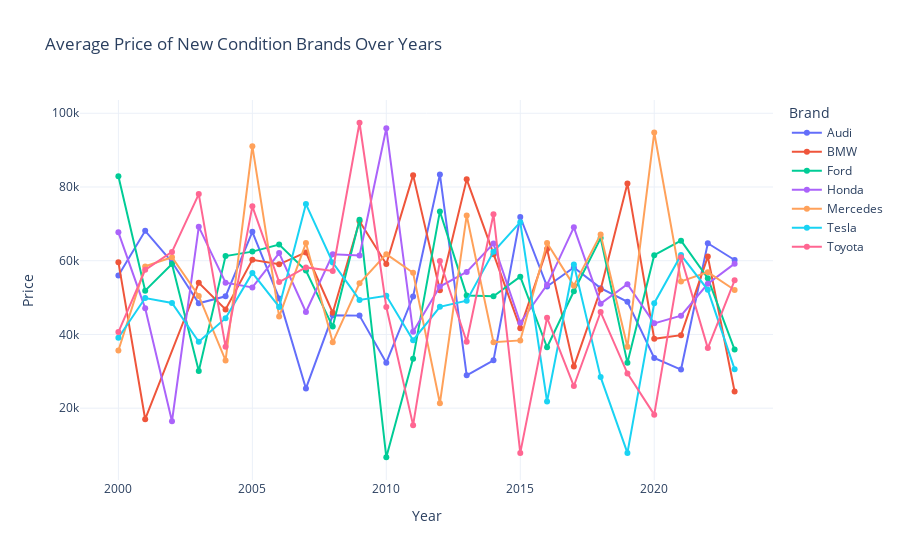

This figure's notebook cell:
### Code cell
import pandas as pd
import plotly.express as px

# Filter and sort the data
new_condition = df[df["Condition"] == "New"].sort_values(by="Year", ascending=True)
new_condition_gr = new_condition.groupby(["Year","Brand"])["Price"].mean().reset_index().sort_values(by="Year", ascending=True)
new_condition_gr
# Create interactive line plot
fig = px.line(
    new_condition_gr,
    x="Year",
    y="Price",
    color="Brand",
    markers=True,
    title="Average Price of New Condition Brands Over Years",
    template="plotly_white"
)
fig.show()

### Figure 1 — Plotly figure (JSON) as saved in the notebook; plotly's stock layout.template omitted (floating-point values rounded to 4 significant figures)
{"data": [{"hovertemplate": "Brand=Audi<br>Year=%{x}<br>Price=%{y}<extra></extra>", "legendgroup": "Audi", "line": {"color": "#636efa", "dash": "solid"}, "marker": {"symbol": "circle"}, "mode": "lines+markers", "name": "Audi", "orientation": "v", "showlegend": true, "type": "scatter", "x": [2000, 2001, 2002, 2003, 2004, 2005, 2006, 2007, 2008, 2009, 2010, 2011, 2012, 2013, 2014, 2015, 2016, 2017, 2018, 2019, 2020, 2021, 2022, 2023], "xaxis": "x", "y": [55970.0, 68110.0, 59630.0, 48460.0, 50350.0, 67840.0, 49770.0, 25360.0, 45190.0, 45110.0, 32350.0, 50290.0, 83400.0, 28910.0, 32980.0, 71860.0, 53020.0, 58180.0, 52560.0, 48850.0, 33630.0, 30470.0, 64730.0, 60190.0], "yaxis": "y"}, {"hovertemplate": "Brand=BMW<br>Year=%{x}<br>Price=%{y}<extra></extra>", "legendgroup": "BMW", "line": {"color": "#EF553B", "dash": "solid"}, "marker": {"symbol": "circle"}, "mode": "lines+markers", "name": "BMW", "orientation": "v", "showlegend": true, "type": "scatter", "x": [2000, 2001, 2003, 2004, 2005, 2006, 2007, 2008, 2009, 2010, 2011, 2012, 2013, 2014, 2015, 2016, 2017, 2018, 2019, 2020, 2021, 2022, 2023], "xaxis": "x", "y": [59600.0, 17010.0, 54040.0, 46780.0, 60270.0, 59030.0, 62260.0, 45890.0, 70720.0, 59090.0, 83220.0, 51970.0, 82070.0, 61780.0, 41720.0, 63170.0, 31290.0, 52170.0, 80960.0, 38830.0, 39820.0, 61130.0, 24540.0], "yaxis": "y"}, {"hovertemplate": "Brand=Ford<br>Year=%{x}<br>Price=%{y}<extra></extra>", "legendgroup": "Ford", "line": {"color": "#00cc96", "dash": "solid"}, "marker": {"symbol": "circle"}, "mode": "lines+markers", "name": "Ford", "orientation": "v", "showlegend": true, "type": "scatter", "x": [2000, 2001, 2002, 2003, 2004, 2005, 2006, 2007, 2008, 2009, 2010, 2011, 2012, 2013, 2014, 2015, 2016, 2017, 2018, 2019, 2020, 2021, 2022, 2023], "xaxis": "x", "y": [82890.0, 51880.0, 59100.0, 30090.0, 61270.0, 62470.0, 64380.0, 57310.0, 42140.0, 71140.0, 6691.0, 33440.0, 73370.0, 50590.0, 50340.0, 55670.0, 36530.0, 51730.0, 66140.0, 32300.0, 61500.0, 65440.0, 55240.0, 35890.0], "yaxis": "y"}, {"hovertemplate": "Brand=Honda<br>Year=%{x}<br>Price=%{y}<extra></extra>", "legendgroup": "Honda", "line": {"color": "#ab63fa", "dash": "solid"}, "marker": {"symbol": "circle"}, "mode": "lines+markers", "name": "Honda", "orientation": "v", "showlegend": true, "type": "scatter", "x": [2000, 2001, 2002, 2003, 2004, 2005, 2006, 2007, 2008, 2009, 2010, 2011, 2012, 2013, 2014, 2015, 2016, 2017, 2018, 2019, 2020, 2021, 2022, 2023], "xaxis": "x", "y": [67700.0, 47080.0, 16450.0, 69190.0, 54040.0, 52760.0, 62080.0, 46090.0, 61770.0, 61400.0, 95930.0, 40720.0, 53000.0, 56940.0, 64660.0, 43190.0, 53460.0, 69050.0, 48350.0, 53620.0, 43010.0, 45100.0, 53740.0, 59200.0], "yaxis": "y"}, {"hovertemplate": "Brand=Mercedes<br>Year=%{x}<br>Price=%{y}<extra></extra>", "legendgroup": "Mercedes", "line": {"color": "#FFA15A", "dash": "solid"}, "marker": {"symbol": "circle"}, "mode": "lines+markers", "name": "Mercedes", "orientation": "v", "showlegend": true, "type": "scatter", "x": [2000, 2001, 2002, 2003, 2004, 2005, 2006, 2007, 2008, 2009, 2010, 2011, 2012, 2013, 2014, 2015, 2016, 2017, 2018, 2019, 2020, 2021, 2022, 2023], "xaxis": "x", "y": [35660.0, 58460.0, 60940.0, 50440.0, 32960.0, 91070.0, 44840.0, 64790.0, 37860.0, 53870.0, 61780.0, 56740.0, 21360.0, 72270.0, 37900.0, 38380.0, 64830.0, 53240.0, 67140.0, 36660.0, 94770.0, 54380.0, 56900.0, 52060.0], "yaxis": "y"}, {"hovertemplate": "Brand=Tesla<br>Year=%{x}<br>Price=%{y}<extra></extra>", "legendgroup": "Tesla", "line": {"color": "#19d3f3", "dash": "solid"}, "marker": {"symbol": "circle"}, "mode": "lines+markers", "name": "Tesla", "orientation": "v", "showlegend": true, "type": "scatter", "x": [2000, 2001, 2002, 2003, 2004, 2005, 2006, 2007, 2008, 2009, 2010, 2011, 2012, 2013, 2014, 2015, 2016, 2017, 2018, 2019, 2020, 2021, 2022, 2023], "xaxis": "x", "y": [39110.0, 49890.0, 48530.0, 38000.0, 44420.0, 56700.0, 47460.0, 75370.0, 59520.0, 49380.0, 50470.0, 38440.0, 47500.0, 49140.0, 62410.0, 70460.0, 21810.0, 58960.0, 28430.0, 7864.0, 48480.0, 61540.0, 52100.0, 30590.0], "yaxis": "y"}, {"hovertemplate": "Brand=Toyota<br>Year=%{x}<br>Price=%{y}<extra></extra>", "legendgroup": "Toyota", "line": {"color": "#FF6692", "dash": "solid"}, "marker": {"symbol": "circle"}, "mode": "lines+markers", "name": "Toyota", "orientation": "v", "showlegend": true, "type": "scatter", "x": [2000, 2001, 2002, 2003, 2004, 2005, 2006, 2007, 2008, 2009, 2010, 2011, 2012, 2013, 2014, 2015, 2016, 2017, 2018, 2019, 2020, 2021, 2022, 2023], "xaxis": "x", "y": [40650.0, 57520.0, 62380.0, 78080.0, 36640.0, 74750.0, 54210.0, 58190.0, 57220.0, 97430.0, 47440.0, 15400.0, 59910.0, 38020.0, 72620.0, 7865.0, 44520.0, 26020.0, 46080.0, 29440.0, 18250.0, 60930.0, 36290.0, 54700.0], "yaxis": "y"}], "layout": {"legend": {"title": {"text": "Brand"}, "tracegroupgap": 0}, "title": {"text": "Average Price of New Condition Brands Over Years"}, "xaxis": {"anchor": "y", "domain": [0, 1], "title": {"text": "Year"}}, "yaxis": {"anchor": "x", "domain": [0, 1], "title": {"text": "Price"}}}}
